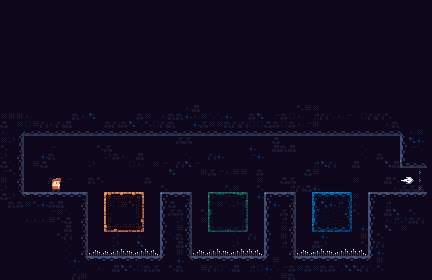

Tiled map render using the project's own tile images. Description and the map definition, with tile-layer contents summarised, below:
An orthogonal 54x35 tile map with 8x8 px tiles, 3 tile layers (level0_background, level0_map, level0_entities).

<map version="1.4" tiledversion="1.4.3" orientation="orthogonal" renderorder="right-down" width="54" height="35" tilewidth="8" tileheight="8" infinite="0" nextlayerid="22" nextobjectid="1">
 <tileset firstgid="1" source="tiles.tsx" />
 <layer id="15" name="level0_background" width="54" height="35">
  <data>[1890 cells, 1890 non-empty, 19 distinct tile ids]</data>
 </layer>
 <layer id="5" name="level0_map" width="54" height="35">
  <data>[1890 cells, 268 non-empty, 100 distinct tile ids]</data>
 </layer>
 <layer id="17" name="level0_entities" width="54" height="35">
  <properties>
   <property name="nextLevel" value="level1" />
   <property name="spawnX" type="int" value="6" />
   <property name="spawnY" type="int" value="23" />
  </properties>
  <data>[1890 cells, 6 non-empty, 6 distinct tile ids]</data>
 </layer>
</map>